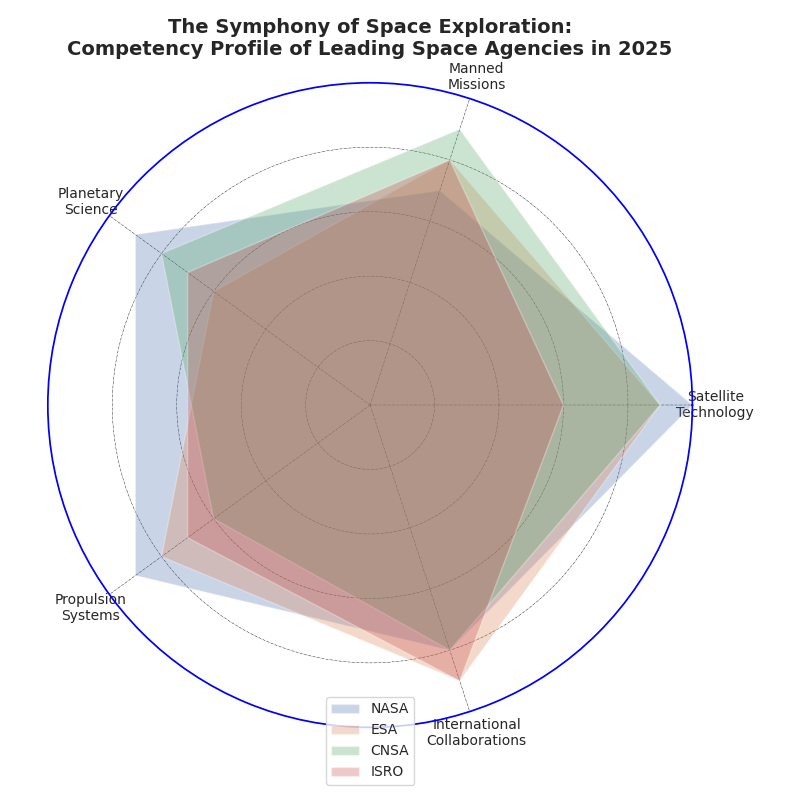

Source code (Python):
import matplotlib.pyplot as plt
import numpy as np

agencies = ['NASA', 'ESA', 'CNSA', 'ISRO']
domains = ['Satellite\nTechnology', 'Manned\nMissions', 'Planetary\nScience', 
           'Propulsion\nSystems', 'International\nCollaborations']

competency_scores = np.array([
    [10, 7, 9, 9, 8],  # NASA
    [9, 8, 6, 8, 9],   # ESA
    [9, 9, 8, 6, 8],   # CNSA
    [6, 8, 7, 7, 9]    # ISRO
])

num_vars = len(domains)
angles = np.linspace(0, 2 * np.pi, num_vars, endpoint=False).tolist()
angles += angles[:1]

fig, ax = plt.subplots(figsize=(8, 8), subplot_kw=dict(polar=True))
ax.set_ylim(0, 10)

for i, agency in enumerate(agencies):
    values = competency_scores[i].tolist()
    values += values[:1]
    
    ax.fill(angles, values, alpha=0.3, label=agency)

ax.set_yticklabels([])
ax.set_xticks(angles[:-1])
ax.set_xticklabels(domains, fontsize=10, ha='center')

ax.spines['polar'].set_color('blue')
ax.grid(True, color='black', linestyle='-.', linewidth=0.3)

plt.title('The Symphony of Space Exploration:\nCompetency Profile of Leading Space Agencies in 2025',
          fontsize=14, fontweight='bold', pad=20)
plt.legend(loc='lower center', bbox_to_anchor=(0.5, -0.1), fontsize=10)

plt.tight_layout()
plt.show()
